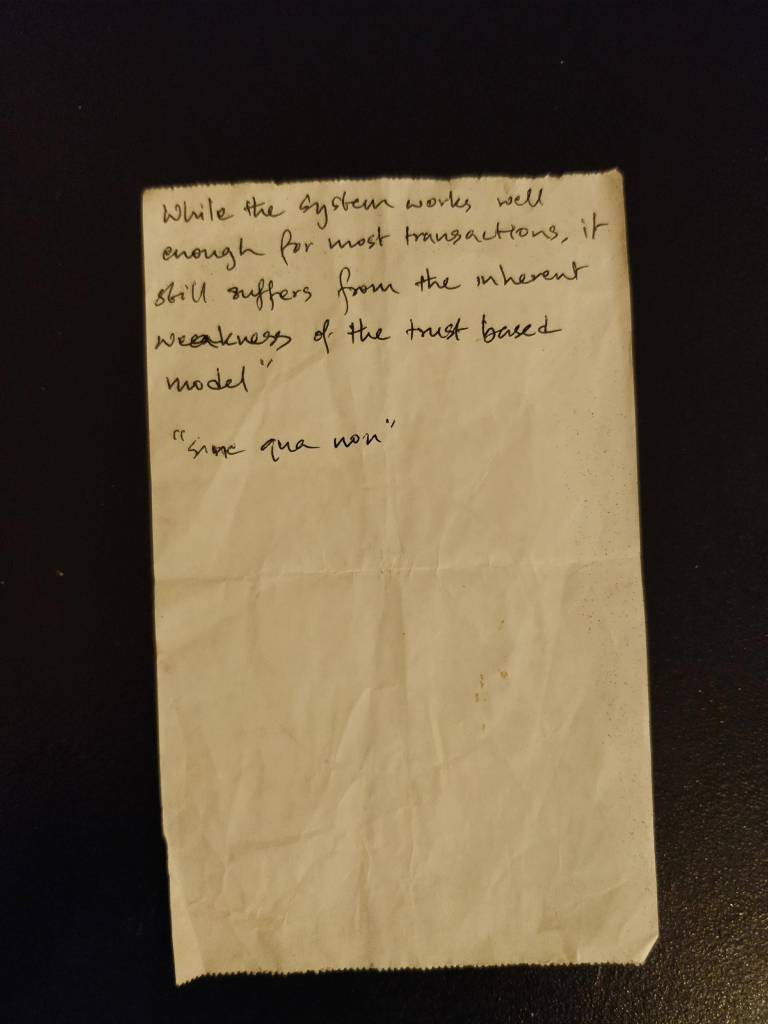
#> input picture Sample Output/Original.jpg, 3072 x 4096 px (shown at 1/4 size)
$ python ds.py   (Python 2 division)   (older library calls are emulated)
#> lines starting #> are read from the running program, lines starting #| are printed output that depends on the picture; after the words box and inside, x2 and y2 are one past the last pixel; in counts of white or black regions, pixels touching at a corner belong together
import cv2
import numpy as np
import urllib2
import os.path
import PIL
import PIL.Image

def resize(image, height = 600):
    """
    :param image: Given Image matrix
    :param height: Given height, if parameter not given take 600 as default
    :return: Resized Image
    """
    # Row is the height of the image and column is the width of the image
    # New Height to original image height ratio (aspect  ratio)
    ratio = float(height)/float(image.shape[0])
    # dimension - width * ratio , given height
    dimension = (int(image.shape[1]*ratio), int(height))
    res = cv2.resize(image, dimension)
    return res


def detectEdge(image):
    """
    Detects the edges of input image matrix
    :param image: Image matrix
    :return: edged Image matrix
    """
    # Convert Image into Grayscale
    img = cv2.cvtColor(image, cv2.COLOR_BGR2GRAY)
    # Bilateral filter is highly effective in reducing noise and keeping the edges sharp , but very slow
    # Parameter used - src, d- Diameter of each pixel neighborhood that is used during filtering
    # & sigmaColor = 75 , & sigma space =75 , if lessthan 10 - no effect, if >150 - too strong
    blur = cv2.bilateralFilter(img,9,75,75)
    # # Apply otsu thresholding to get optimal thresholding
    # ret, th = cv2.threshold(blur,0,255,cv2.THRESH_BINARY+cv2.THRESH_OTSU)
    edged = cv2.Canny(blur, 75, 200)
    return edged


def getPageContours(image):
    """
    Gets the 4 contour points of rectangle paper
    :param image: Image Matrix
    :return: 4 Pts of contour
    """
    # For Better accuracy we prefer canny edged/thresholded image here to detect contour
    img, contours, hierarchy = cv2.findContours(image, cv2.RETR_TREE, cv2.CHAIN_APPROX_SIMPLE)
    # Sorts the contour in increasing order based on their area, largest area contour first
    contours = sorted(contours, key=cv2.contourArea, reverse=True)

    for cnt in contours:
        # Contour Approximation - Removes all the curves and approximates the contour to straight line
        perimeter = cv2.arcLength(cnt,True)
        # Epsilon is the maximum distance from contour to approximated contour
        epsilon = 0.05 * perimeter
        approx = cv2.approxPolyDP(cnt,epsilon,True)
        l = len(approx)
        # If the largest area contour has 4 points, then we have got our page contour
        if l == 4:
            page_cnt = approx
            break

    return page_cnt


def euclideanDist(pt1,pt2):
    """
    Finds the euclidean distance between two points pt1 and pt2
    :param pt1: Point 1
    :param pt2: Point 2
    :return: distance between Point 1 (x1,y1) and Point 2 (x2,y2)
    """
    dist = np.sqrt(np.sum((pt1-pt2)**2))
    return dist


def perspectiveTransform(page_cnt, image):
    """
    Finds the 4 Starting Point and 4 Target point and perfoms the perspective transformation
    :param page_cnt: contours
    :param image: source image
    :return: transformed image
    """
    # Sum of x,y and diff of x,y
    # Points with Max sum is Top Right, Point with min sum is bottom left
    # Points with min diff is bottom right and point with max difference is top left
    c = page_cnt
    sum = np.sum(c,axis=1)
    diff = np.diff(c,axis=1)
    tl = c[np.argmax(diff)]
    tr = c[np.argmax(sum)]
    bl = c[np.argmin(sum)]
    br = c[np.argmin(diff)]
    sourcePoint = np.array([tl, tr, bl, br],np.float32)

    # Width is the distance between top left and top right also distance between bottom right and bottom left
    # Height is the distance between top left and bottom left also distance between top right and bottom right
    # We calculate distance between two points using Euclidean Distance

    hl = euclideanDist(tl, bl)  # hl -> Height between top left and bottom left
    hr = euclideanDist(tr, br)  # hr -> Height between top right and bottom right
    height = max(hl, hr)        # Finds the max height between 'hl' and 'hr'
    wt = euclideanDist(tl, tr)   # wt -> Width between top left and top right
    wb = euclideanDist(bl, br)   # wb -> Width between bottom left and bottom right
    width = max(wt, wb)         # Finds the max width between 'wt' and 'wb'

    new_tl = [0, height]
    new_tr = [width, height]
    new_bl = [0, 0]
    new_br = [width, 0]

    # Initalize the destination point
    dstPoint = np.array([new_tl, new_tr, new_bl, new_br], np.float32)
    # Finds the 3 x 3 transformation matrix with startPoint and dstPoint
    m = cv2.getPerspectiveTransform(sourcePoint, dstPoint)
    # Applies 3 x 3 transformation matrix to the image
    img = cv2.warpPerspective(image, m, (int(width), int(height)))
    return img

# [46 lines left out: function captureWebcam, not called in this run]


def display(winname,image):
    cv2.namedWindow(winname, cv2.WINDOW_NORMAL)
    cv2.resizeWindow(winname,500,650)
    cv2.imshow(winname, image)
    key = cv2.waitKey(0)
    if key == 27:    # This will destroy the respective window without saving it
        cv2.destroyWindow(winname)
    elif key==ord('p'):      # This choice will save image as jpg and as well as pdf
        fname = winname+'.jpg'
        cv2.imwrite(fname,image)
        print winname + 'Image saved as  ' + fname
        img = PIL.Image.open(fname)
        fname = winname+'.pdf'
        PIL.Image.Image.save(img,fname, "PDF", resoultion = 100.0)
        print winname + 'Image saved as  ' + fname
        cv2.destroyWindow(winname)
    elif key == ord('s'):   # This choice will save image as jpg
        fname=winname+'.jpg'
        cv2.imwrite(fname,image)
        print winname + 'Image saved as  ' + fname
        cv2.destroyWindow(winname)


def main():
    while True:
        print 'Enter 1 to enter image from disk'
        print 'Enter 2 to capture image from ip webcam'
        ip = raw_input('Enter Choice: ')
#> the answer given: 1
        if ip == '1':
            # Main Source Image
            while True:
                input = raw_input('Enter The Source Image File Name: ')
#> the answer given: Sample Output/Original.jpg
                status = os.path.exists(input)
                srcImage = cv2.imread(input)
#> srcImage is the input picture: shape (4096, 3072, 3); mean B, G, R 62.8, 85.4, 99.1
                if status:
                    break
            break
        elif ip == '2':
            srcImage = captureWebcam()
            if srcImage.size:
                break
        else:
            pass
    # Read Image
    # Resize the image to the desired size
    resizedImage = resize(srcImage)
#> in resize, `res = cv2.resize(image, dimension)`:
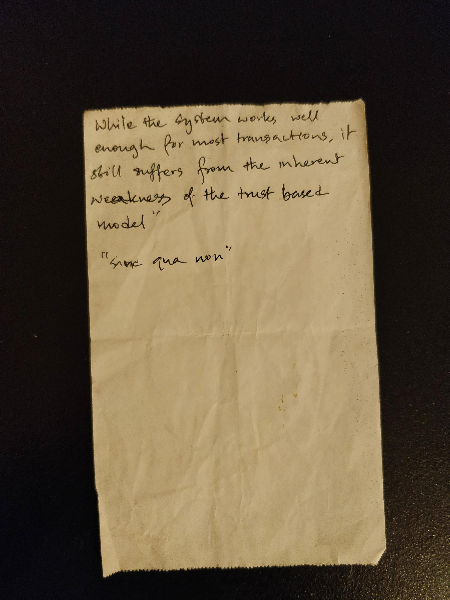
#> res: shape (600, 450, 3); mean B, G, R 62.7, 85.3, 99
    print "Original Image Resized"
    # Detect the edge in the resized image - applies canny edge detection
    edged = detectEdge(resizedImage)
#> in detectEdge, `img = cv2.cvtColor(image, cv2.COLOR_BGR2GRAY)`:
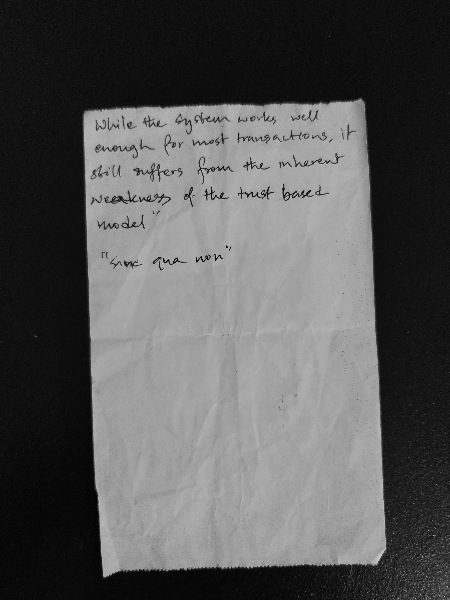
#> img: shape (600, 450); min 1, max 201, mean 86.8
#> in detectEdge, `edged = cv2.Canny(blur, 75, 200)`:
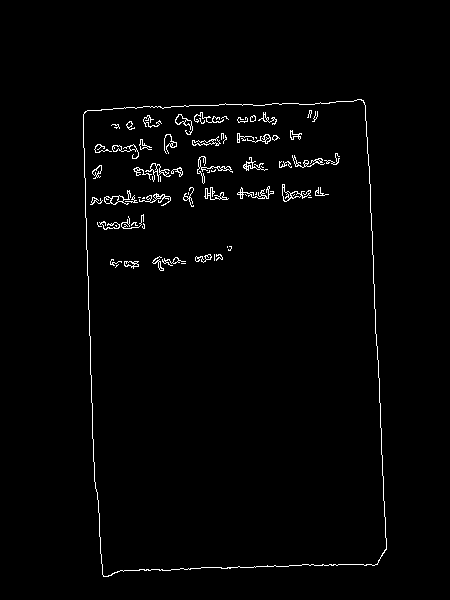
#> edged: shape (600, 450); 1.6% white in thin lines or dots, all inside (x1, y1, x2, y2) = (83, 99, 387, 577)
    print ' Edge Detected'
    # Detects the Page Contours in the image
    contours = getPageContours(edged)
#> in getPageContours, `img, contours, hierarchy = cv2.findContours(image, cv2.RETR_TREE, cv2...`: contours = 165 contours, 113 with area under 20; largest, box (x1, y1, x2, y2) and area: (83, 99, 387, 577) 132116, (83, 99, 387, 577) 132080, (282, 184, 311, 202) 134, (104, 190, 131, 205) 125, (175, 114, 193, 135) 104
#> the loop in getPageContours, `for cnt in contours:` made 1 pass
#> (perimeter, epsilon, l, page_cnt) on pass 1: (1541.1, 77.05, 4, [[363, 100], [84, 112], [103, 576], [386, 549]])
#> contours = [[363, 100], [84, 112], [103, 576], [386, 549]]
    print '\n---Page Contours----\n'
    print contours
#| [[[363 100]]
#|  [[ 84 112]]
#|  [[103 576]]
#|  [[386 549]]]
    # Draw Contour outline
    cim = cv2.drawContours(resizedImage.copy(),[contours],-1,(255,0,0),3)
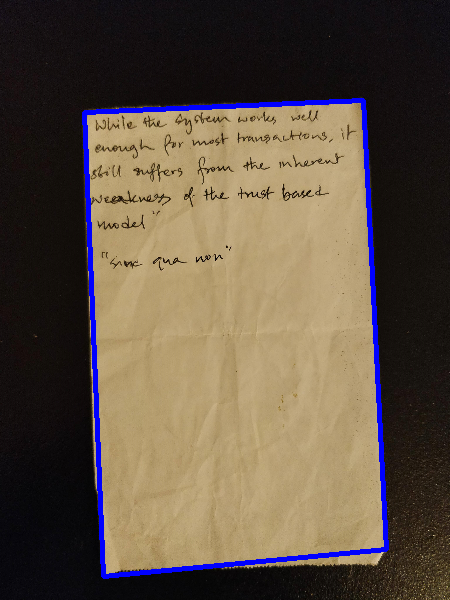
#> cim: shape (600, 450, 3); mean B, G, R 67.3, 81.8, 95
    # Scale the page contours to source Image
    cnt = contours.reshape(4,2)*(srcImage.shape[0]/600.0)
#> cnt = [[2478.1, 682.7], [573.4, 764.6], [703.1, 3932.2], [2635.1, 3747.8]]
    transformed = perspectiveTransform(cnt,srcImage)
#> in perspectiveTransform, `c = page_cnt`: c has the same summary as cnt in main
#> in perspectiveTransform, `sum = np.sum(c,axis=1)`: sum = [3160.7, 1338, 4635.3, 6382.9]
#> in perspectiveTransform, `diff = np.diff(c,axis=1)`: diff = [-1795.4, 191.1, 3229, 1112.7]
#> in perspectiveTransform, `tl = c[np.argmax(diff)]`: tl = [703.1, 3932.2]
#> in perspectiveTransform, `tr = c[np.argmax(sum)]`: tr = [2635.1, 3747.8]
#> in perspectiveTransform, `bl = c[np.argmin(sum)]`: bl = [573.4, 764.6]
#> in perspectiveTransform, `br = c[np.argmin(diff)]`: br = [2478.1, 682.7]
#> in perspectiveTransform, `sourcePoint = np.array([tl, tr, bl, br],np.float32)`: sourcePoint = [[703.1, 3932.2], [2635.1, 3747.8], [573.4, 764.6], [2478.1, 682.7]]
#> in euclideanDist, `dist = np.sqrt(np.sum((pt1-pt2)**2))`: dist = 3170.2
#> in perspectiveTransform, `hr = euclideanDist(tr, br)`: hr = 3069.2
#> in perspectiveTransform, `height = max(hl, hr)        # Finds the max height between 'hl' and 'hr'`: height = 3170.2
#> in perspectiveTransform, `wt = euclideanDist(tl, tr)`: wt = 1940.7
#> in perspectiveTransform, `wb = euclideanDist(bl, br)`: wb = 1906.4
#> in perspectiveTransform, `width = max(wt, wb)         # Finds the max width between 'wt' and 'wb'`: width = 1940.7
#> in perspectiveTransform, `new_tl = [0, height]`: new_tl = [0, 3170.2]
#> in perspectiveTransform, `new_tr = [width, height]`: new_tr = [1940.7, 3170.2]
#> in perspectiveTransform, `new_br = [width, 0]`: new_br = [1940.7, 0]
#> in perspectiveTransform, `dstPoint = np.array([new_tl, new_tr, new_bl, new_br], np.float32)`: dstPoint = [[0, 3170.2], [1940.7, 3170.2], [0, 0], [1940.7, 0]]
#> in perspectiveTransform, `m = cv2.getPerspectiveTransform(sourcePoint, dstPoint)`: m = [[0.981, -0.0402, -531.6], [0.0435, 1.01, -798.2], [-1.61e-05, 6.02e-06, 1]]
#> in perspectiveTransform, `img = cv2.warpPerspective(image, m, (int(width), int(height)))`:
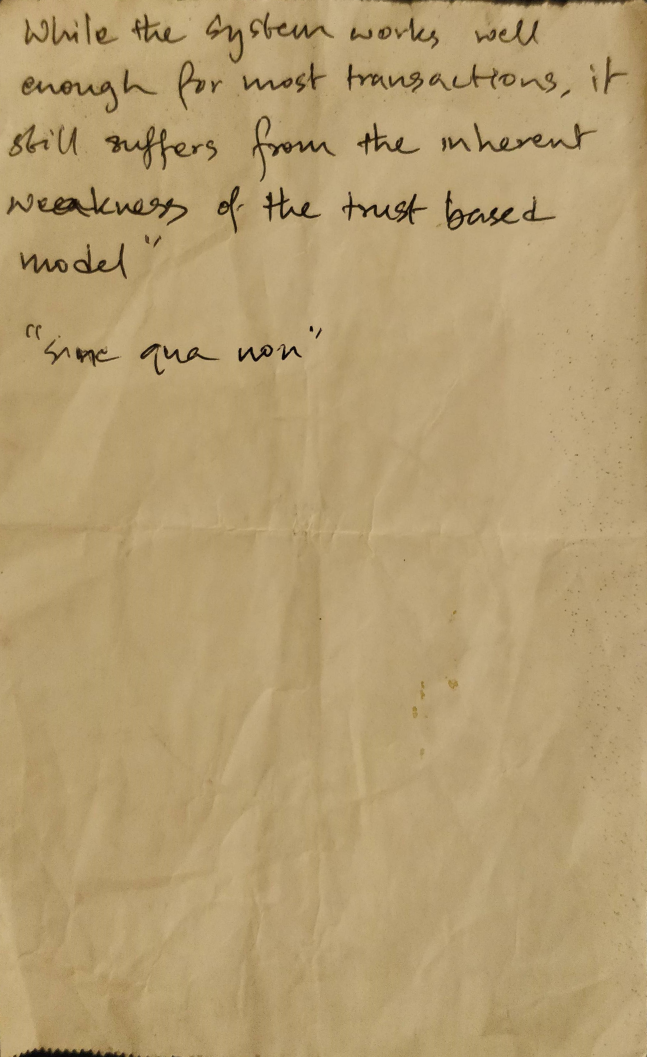
#> img: shape (3170, 1940, 3) (shown at 1/3 size); mean B, G, R 113.4, 157.6, 180.9
    print "Image Transformed"
    # Gray the image
    grayed = cv2.cvtColor(transformed, cv2.COLOR_BGR2GRAY)
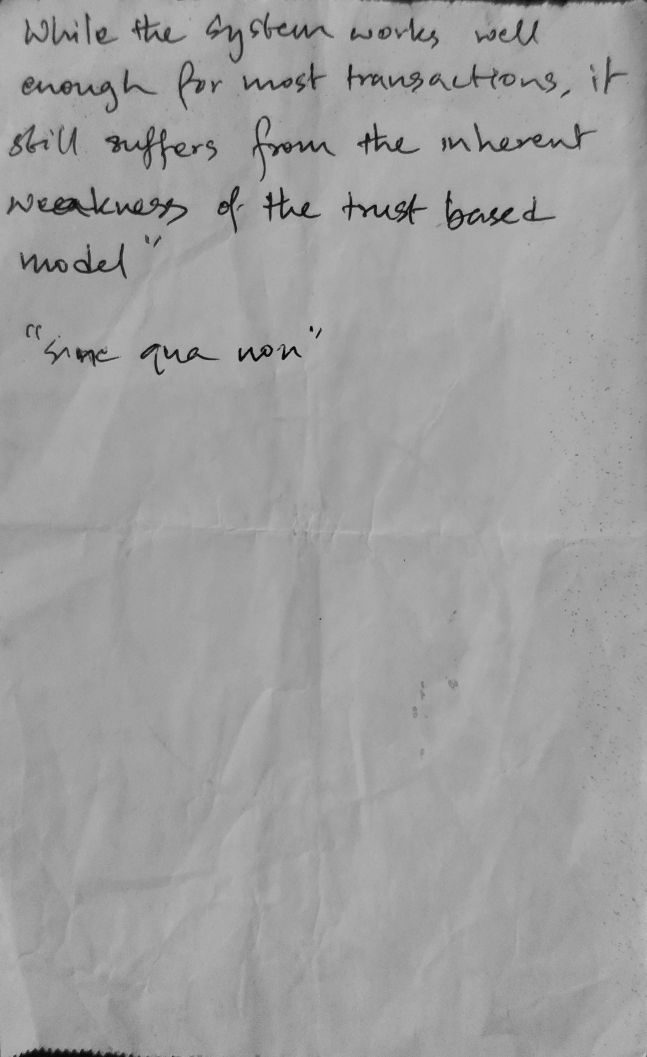
#> grayed: shape (3170, 1940) (shown at 1/3 size); min 0, max 204, mean 159.6
    # Apply Otsu's Thresholding to Transformed Image
    ret, th = cv2.threshold(grayed,0,255,cv2.THRESH_BINARY+cv2.THRESH_OTSU)
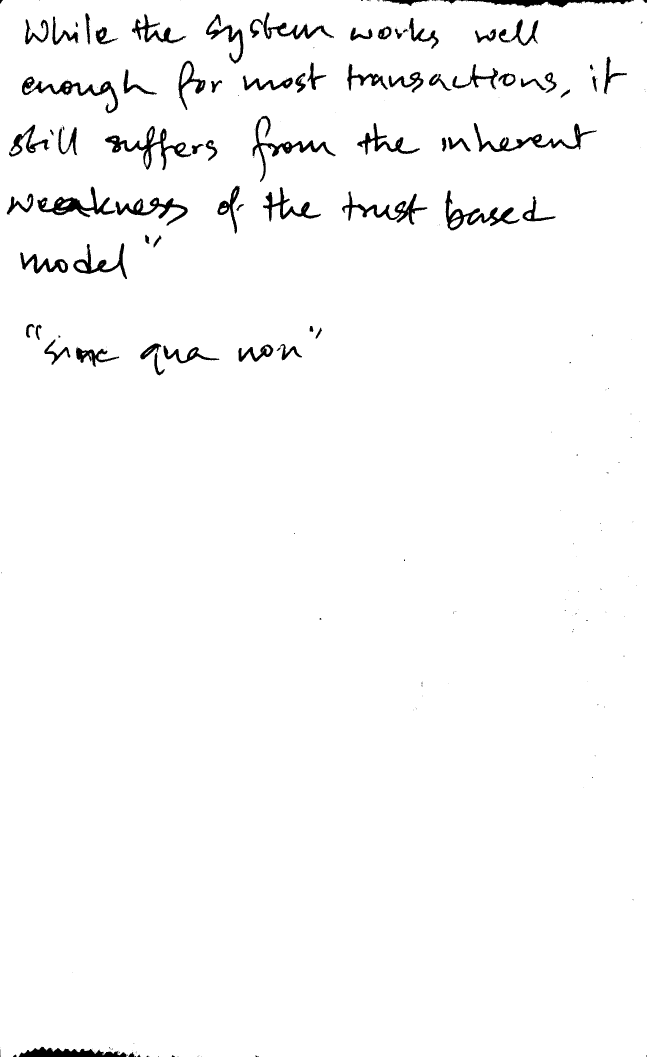
#> th: shape (3170, 1940) (shown at 1/3 size); 97.6% white; 320 black regions (235 under 20 px), largest, box (x1, y1, x2, y2) and area: (315, 378, 574, 511) 6720, (112, 560, 347, 652) 6127, (66, 230, 355, 340) 5982
#> ret = 111
    print 'Image Thresholded'
    display('Original',srcImage)
#> (key Esc is pressed here)
    display('Edged',edged)
#> (key Enter is pressed here)
    display('Contour',cim)
    display('Scanned',transformed)
    display('ScannedThresholded',th)
if __name__ == "__main__":
    main()
